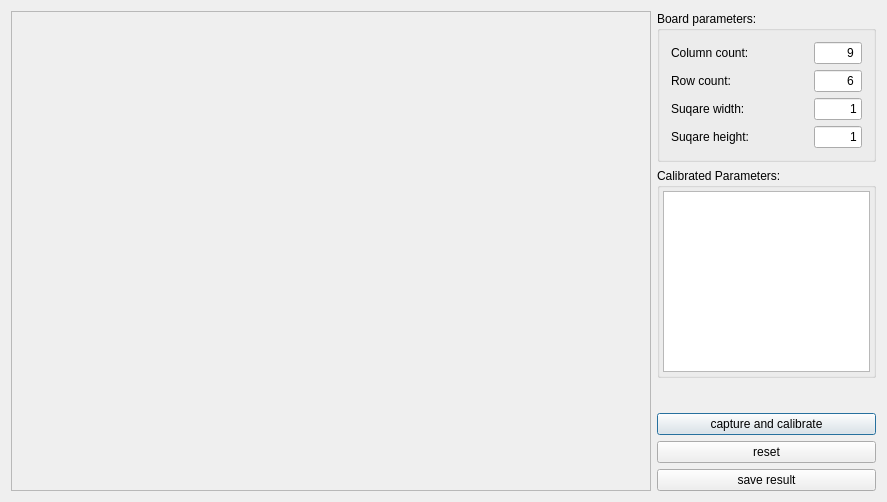
<?xml version="1.0" encoding="UTF-8"?>
<ui version="4.0">
 <class>MainDlg</class>
 <widget class="QDialog" name="MainDlg">
  <property name="geometry">
   <rect>
    <x>0</x>
    <y>0</y>
    <width>887</width>
    <height>498</height>
   </rect>
  </property>
  <property name="windowTitle">
   <string>Camera Calibration</string>
  </property>
  <layout class="QHBoxLayout" name="horizontalLayout_5">
   <item>
    <widget class="QFrame" name="camFrame">
     <property name="minimumSize">
      <size>
       <width>640</width>
       <height>480</height>
      </size>
     </property>
     <property name="frameShape">
      <enum>QFrame::StyledPanel</enum>
     </property>
     <property name="frameShadow">
      <enum>QFrame::Raised</enum>
     </property>
    </widget>
   </item>
   <item>
    <layout class="QVBoxLayout" name="verticalLayout_2">
     <item>
      <widget class="QGroupBox" name="groupBox">
       <property name="maximumSize">
        <size>
         <width>250</width>
         <height>16777215</height>
        </size>
       </property>
       <property name="title">
        <string>Board parameters:</string>
       </property>
       <layout class="QVBoxLayout" name="verticalLayout">
        <item>
         <layout class="QHBoxLayout" name="horizontalLayout">
          <item>
           <widget class="QLabel" name="label">
            <property name="text">
             <string>Column count:</string>
            </property>
           </widget>
          </item>
          <item>
           <spacer name="horizontalSpacer">
            <property name="orientation">
             <enum>Qt::Horizontal</enum>
            </property>
            <property name="sizeHint" stdset="0">
             <size>
              <width>40</width>
              <height>20</height>
             </size>
            </property>
           </spacer>
          </item>
          <item>
           <widget class="QLineEdit" name="editBoardCol">
            <property name="maximumSize">
             <size>
              <width>48</width>
              <height>16777215</height>
             </size>
            </property>
            <property name="inputMask">
             <string>00</string>
            </property>
            <property name="text">
             <string>9</string>
            </property>
            <property name="alignment">
             <set>Qt::AlignRight|Qt::AlignTrailing|Qt::AlignVCenter</set>
            </property>
           </widget>
          </item>
         </layout>
        </item>
        <item>
         <layout class="QHBoxLayout" name="horizontalLayout_2">
          <item>
           <widget class="QLabel" name="label_2">
            <property name="text">
             <string>Row count:</string>
            </property>
           </widget>
          </item>
          <item>
           <spacer name="horizontalSpacer_2">
            <property name="orientation">
             <enum>Qt::Horizontal</enum>
            </property>
            <property name="sizeHint" stdset="0">
             <size>
              <width>40</width>
              <height>20</height>
             </size>
            </property>
           </spacer>
          </item>
          <item>
           <widget class="QLineEdit" name="editBoardRow">
            <property name="maximumSize">
             <size>
              <width>48</width>
              <height>16777215</height>
             </size>
            </property>
            <property name="inputMask">
             <string>00</string>
            </property>
            <property name="text">
             <string>6</string>
            </property>
            <property name="alignment">
             <set>Qt::AlignRight|Qt::AlignTrailing|Qt::AlignVCenter</set>
            </property>
           </widget>
          </item>
         </layout>
        </item>
        <item>
         <layout class="QHBoxLayout" name="horizontalLayout_3">
          <item>
           <widget class="QLabel" name="label_3">
            <property name="text">
             <string>Suqare width:</string>
            </property>
           </widget>
          </item>
          <item>
           <spacer name="horizontalSpacer_3">
            <property name="orientation">
             <enum>Qt::Horizontal</enum>
            </property>
            <property name="sizeHint" stdset="0">
             <size>
              <width>40</width>
              <height>20</height>
             </size>
            </property>
           </spacer>
          </item>
          <item>
           <widget class="QLineEdit" name="editSquareWidth">
            <property name="maximumSize">
             <size>
              <width>48</width>
              <height>16777215</height>
             </size>
            </property>
            <property name="inputMask">
             <string/>
            </property>
            <property name="text">
             <string>1</string>
            </property>
            <property name="alignment">
             <set>Qt::AlignRight|Qt::AlignTrailing|Qt::AlignVCenter</set>
            </property>
           </widget>
          </item>
         </layout>
        </item>
        <item>
         <layout class="QHBoxLayout" name="horizontalLayout_4">
          <item>
           <widget class="QLabel" name="label_4">
            <property name="text">
             <string>Suqare height:</string>
            </property>
           </widget>
          </item>
          <item>
           <spacer name="horizontalSpacer_4">
            <property name="orientation">
             <enum>Qt::Horizontal</enum>
            </property>
            <property name="sizeHint" stdset="0">
             <size>
              <width>40</width>
              <height>20</height>
             </size>
            </property>
           </spacer>
          </item>
          <item>
           <widget class="QLineEdit" name="editSquareHeight">
            <property name="maximumSize">
             <size>
              <width>48</width>
              <height>16777215</height>
             </size>
            </property>
            <property name="inputMask">
             <string/>
            </property>
            <property name="text">
             <string>1</string>
            </property>
            <property name="alignment">
             <set>Qt::AlignRight|Qt::AlignTrailing|Qt::AlignVCenter</set>
            </property>
           </widget>
          </item>
         </layout>
        </item>
       </layout>
      </widget>
     </item>
     <item>
      <widget class="QGroupBox" name="groupBox_2">
       <property name="title">
        <string>Calibrated Parameters:</string>
       </property>
       <layout class="QVBoxLayout" name="verticalLayout_3">
        <property name="leftMargin">
         <number>3</number>
        </property>
        <property name="topMargin">
         <number>3</number>
        </property>
        <property name="rightMargin">
         <number>3</number>
        </property>
        <property name="bottomMargin">
         <number>3</number>
        </property>
        <item>
         <widget class="QPlainTextEdit" name="editParams">
          <property name="enabled">
           <bool>true</bool>
          </property>
          <property name="readOnly">
           <bool>true</bool>
          </property>
         </widget>
        </item>
       </layout>
      </widget>
     </item>
     <item>
      <spacer name="verticalSpacer">
       <property name="orientation">
        <enum>Qt::Vertical</enum>
       </property>
       <property name="sizeHint" stdset="0">
        <size>
         <width>20</width>
         <height>40</height>
        </size>
       </property>
      </spacer>
     </item>
     <item>
      <widget class="QPushButton" name="btnCapture">
       <property name="text">
        <string>capture and calibrate</string>
       </property>
      </widget>
     </item>
     <item>
      <widget class="QPushButton" name="btnReset">
       <property name="text">
        <string>reset</string>
       </property>
      </widget>
     </item>
     <item>
      <widget class="QPushButton" name="btnSave">
       <property name="text">
        <string>save result</string>
       </property>
      </widget>
     </item>
    </layout>
   </item>
  </layout>
 </widget>
 <layoutdefault spacing="6" margin="11"/>
 <resources/>
 <connections/>
</ui>
